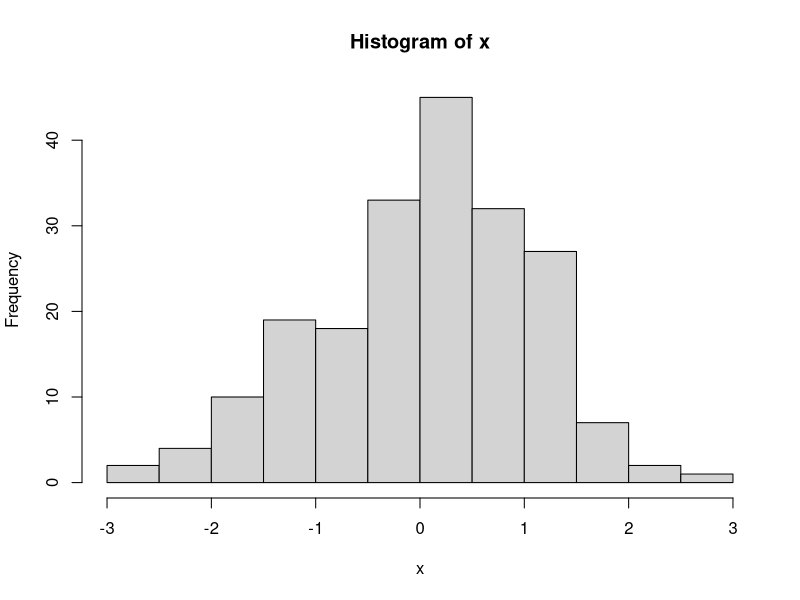

Generate this figure with R: (Note: this script raises an error after producing the figure.)
## ---- chunk 1
mtcars
## ---- chunk 2
# Los primeros pasos para el lenguaje de R
# Asignacion de valores:
x <- rnorm(200)
hist(x)
## ---- chunk 3
a <-
b

